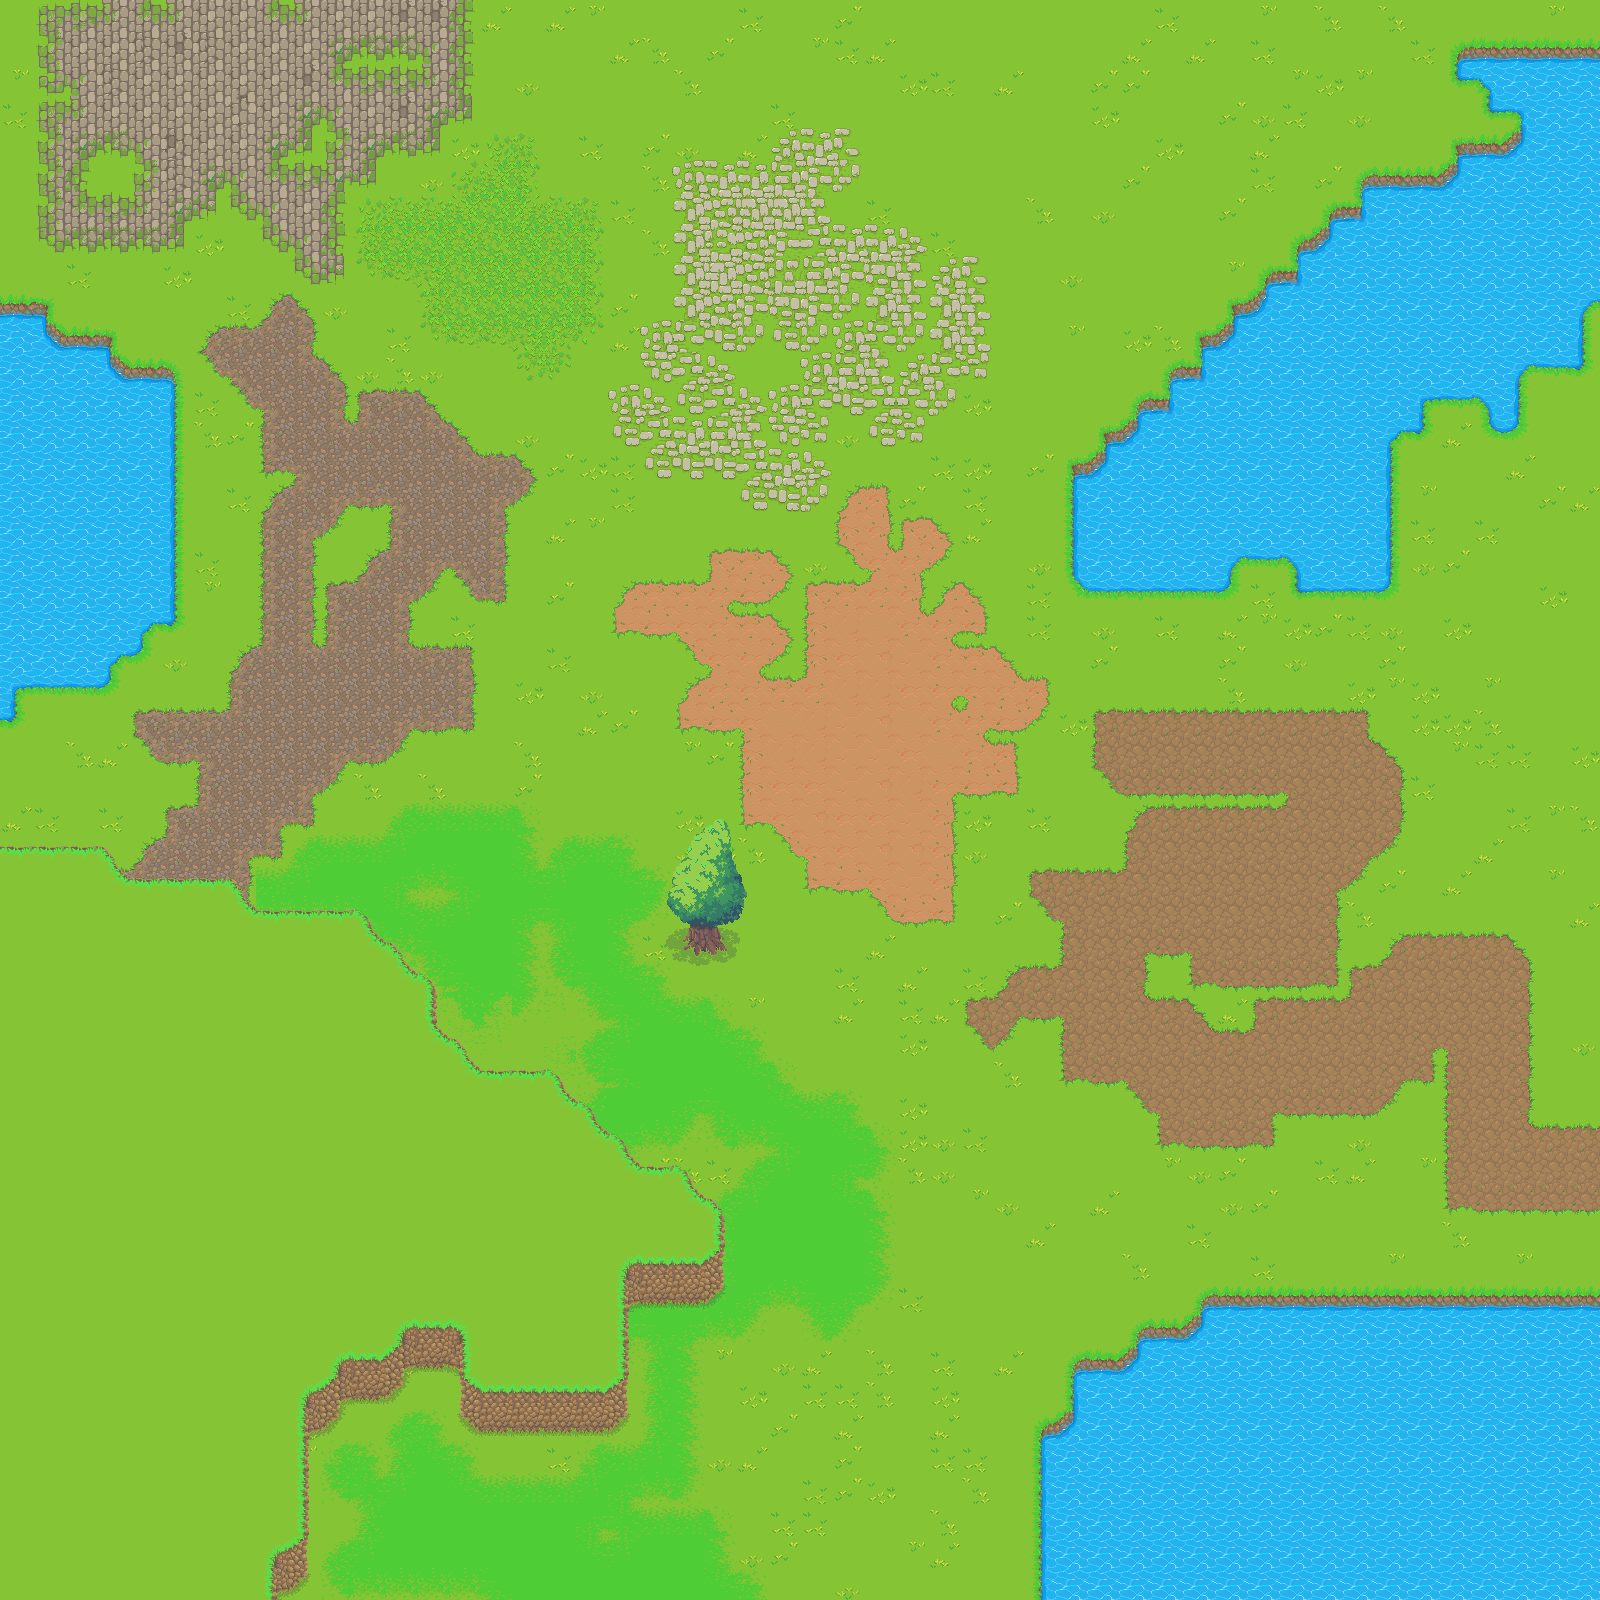

A level layout from a 2D game, rendered from its tile map. Below: a short description, then the map file with tile-grid data replaced by summaries:
An orthogonal 50x50 tile map with 32x32 px tiles, 5 tile layers (water, grass_to_water_platform, terrain, fence, ...), 3 tilesets.

<map version="1.8" tiledversion="1.8.2" orientation="orthogonal" renderorder="right-down" width="50" height="50" tilewidth="32" tileheight="32" infinite="0" nextlayerid="12" nextobjectid="1">
 <tileset firstgid="1" source="Terrain.tsx" />
 <tileset firstgid="2539" source="Grass Land - tileset-cliff.tsx" />
 <tileset firstgid="2609" source="TreeTiles.tsx" />
 <layer id="2" name="water" width="50" height="50">
  <data>[2500 cells, 2500 non-empty, 1 distinct tile ids]</data>
 </layer>
 <layer id="3" name="grass_to_water_platform" width="50" height="50">
  <data>[2500 cells, 2202 non-empty, 44 distinct tile ids]</data>
 </layer>
 <layer id="8" name="terrain" width="50" height="50">
  <data>[2500 cells, 910 non-empty, 156 distinct tile ids]</data>
 </layer>
 <layer id="4" name="fence" width="50" height="50">
  <data>[2500 cells, 0 non-empty, 0 distinct tile ids]</data>
 </layer>
 <layer id="6" name="grass_platform" width="50" height="50">
  <data>[2500 cells, 401 non-empty, 43 distinct tile ids]</data>
 </layer>
</map>
